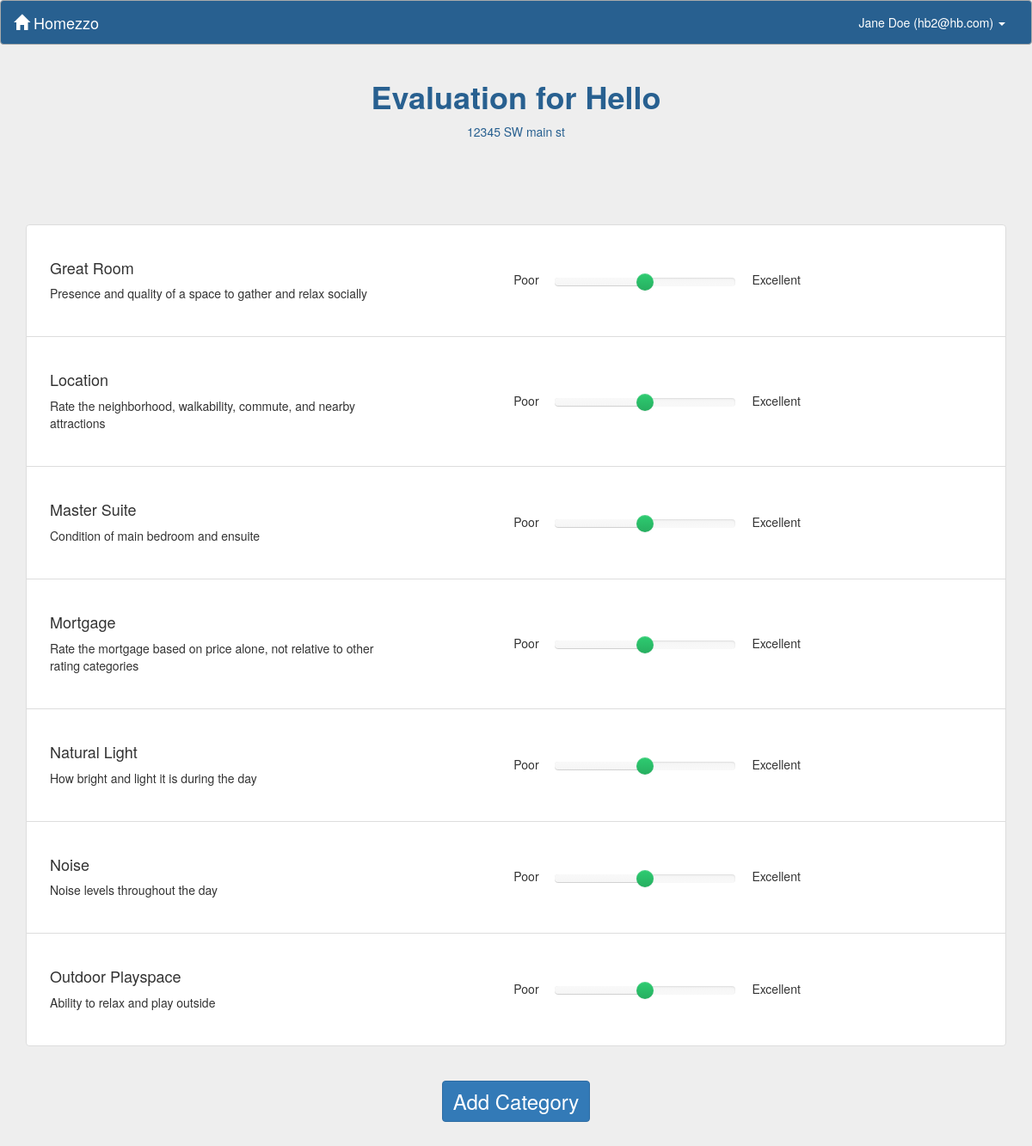
The app's page /eval/14/ (signed in) with its own data.
### RealEstate/apps/core/models.py (models this page shows, shortened)
class User(AbstractBaseUser, PermissionsMixin):
    _EMAIL_CONFIRMATION_MESSAGE = u"""
        Hello {name},

        Thank you for registering for {app_name}!
        Please login and then click the link below to complete registration:
            {email_confirmation_link}

    """
    email = models.EmailField(
        unique=True,
        verbose_name="Email Address",
        error_messages={
            'unique': ("A user with this email already "
                       "exists.")
        })
    first_name = models.CharField(max_length=30, verbose_name="First Name")
    last_name = models.CharField(max_length=30, verbose_name="Last Name")
    phone = models.CharField(max_length=20, blank=True,
                             validators=[
                                 RegexValidator(
                                     regex="^[0-9-()+]{10,20}$",
                                     message=("Please enter a valid phone "
                                              "number."),
                                     code='phone_format'
                                 )
                             ],
                             verbose_name="Phone Number")
    is_staff = models.BooleanField(
        default=False,
        help_text=("Designates whether the user can log into this admin "
                   "site."),
        verbose_name="Staff Status")
    is_active = models.BooleanField(
        default=True,
        help_text=("Designates whether this user should be treated as "
                   "active. Unselect this instead of deleting accounts."),
        verbose_name="Active")
    email_confirmed = models.BooleanField(
        default=False,
        help_text=("Designates if this user has confirmed their email "
                   "address or not."),
        verbose_name="Email Confirmed")
    email_confirmation_token = models.CharField(
        max_length=64,
        default=_generate_email_confirmation_token,
        editable=False,
        unique=True,
        verbose_name="Email Confirmation Token")
    objects = UserManager()
    USERNAME_FIELD = 'email'
    REQUIRED_FIELDS = ['first_name', 'last_name']
    _ALL_TYPES_ALLOWED = set(['Homebuyer', 'Realtor'])
    _HOMEBUYER_ONLY = set(['Homebuyer'])
    _REALTOR_ONLY = set(['Realtor'])
    class Meta:
        verbose_name = "User"
        verbose_name_plural = "Users"
    def get_full_name(self):
        return u"{first} {last}".format(first=self.first_name,
                                        last=self.last_name).strip()
    @property
    def role_object(self):
        has_homebuyer = hasattr(self, 'homebuyer')
        has_realtor = hasattr(self, 'realtor')
        if has_homebuyer:
            if has_realtor:
                raise IntegrityError("User {user} is registered as both a "
                                     "Homebuyer and a Realtor, which is not "
                                     "valid.".format(user=unicode(self)))
            return self.homebuyer
        elif has_realtor:
            return self.realtor
        return None

class BaseModel(models.Model):
    class Meta:
        abstract = True

class ValidateCategoryCoupleMixin(object):
    """
    This is mixed in through multiple inheritance because the logic is common
    to indirectly related objects.
    """

class House(BaseModel, ValidateCategoryCoupleMixin):
    _NICKNAME_MIN_LENGTH = 1
    nickname = models.CharField(max_length=128, verbose_name="Nickname")
    address = models.TextField(blank=True, verbose_name="Address")
    couple = models.ForeignKey('core.Couple', verbose_name="Couple")
    categories = models.ManyToManyField('core.Category', through='core.Grade',
                                        verbose_name="Categories")
    def __unicode__(self):
        return self.nickname
    def address_lines(self):
        return map(lambda line: line.strip(), self.address.split('\n'))
    class Meta:
        ordering = ['nickname']
        unique_together = (('nickname', 'couple'),)
        verbose_name = "House"
        verbose_name_plural = "Houses"

class Category(BaseModel):
    _SUMMARY_MIN_LENGTH = 1
    summary = models.CharField(max_length=128, verbose_name="Category Name")
    description = models.TextField(blank=True, verbose_name="Description")
    couple = models.ForeignKey('core.Couple', verbose_name="Couple")
    class Meta:
        ordering = ['summary']
        unique_together = (('summary', 'couple'),)
        verbose_name = "Category"
        verbose_name_plural = "Categories"

### RealEstate/apps/core/views.py (the view, shortened to what this page needs)
class EvalView(BaseView):
    _USER_TYPES_ALLOWED = User._HOMEBUYER_ONLY
    template_name = 'core/houseEval.html'
    def _permission_check(self, request, role, *args, **kwargs):
        house_id = kwargs.get('house_id', None)
        if role.couple.house_set.filter(id=house_id).exists():
            return True
        return False
    def _score_context(self):
        score_field = Grade._meta.get_field('score')
        score_choices = dict(score_field.choices)
        min_score = min(score for score in score_choices)
        max_score = max(score for score in score_choices)
        min_choice = score_choices[min_score]
        max_choice = score_choices[max_score]
        return {
            'min_score': min_score,
            'max_score': max_score,
            'min_choice': min_choice,
            'max_choice': max_choice,
            'default_score': score_field.default,
            'js_scores': json.dumps(score_choices),
        }
    def _weight_context(self):
        weight_field = CategoryWeight._meta.get_field('weight')
        weight_choices = dict(weight_field.choices)
        min_weight = min(weight for weight in weight_choices)
        max_weight = max(weight for weight in weight_choices)
        min_choice = weight_choices[min_weight]
        max_choice = weight_choices[max_weight]
        return {
            'min_weight': min_weight,
            'max_weight': max_weight,
            'min_weightchoice': min_choice,
            'max_weightchoice': max_choice,
            'default_weight': weight_field.default,
            'js_weight': json.dumps(weight_choices),
        }
    def get(self, request, *args, **kwargs):
        homebuyer = request.user.role_object
        couple = homebuyer.couple
        categories = Category.objects.filter(couple=couple)
        house = get_object_or_404(House, id=kwargs["house_id"])
        grades = Grade.objects.filter(house=house, homebuyer=homebuyer)
        graded = []
        for category in categories:
            missing = True
            for grade in grades:
                if grade.category.id is category.id:
                    graded.append((category, grade.score))
                    missing = False
                    break
            if missing:
                graded.append((category, None))
        context = {
            'couple': couple,
            'house': house,
            'grades': graded,
            'form': AddCategoryFromEvalForm()
        }
        context.update(self._weight_context())
        context.update(self._score_context())
        return render(request, self.template_name, context)

### RealEstate/apps/core/context_processors.py (called while the page is built)
def app_name(request):
    return {'app_name': settings.APP_NAME}

def async_login_form(request):
    context = {}
    if not request.user.is_authenticated():
        context['login_form'] = AuthenticationForm()
    return context

### RealEstate/apps/core/models.py (called while the page is built)
    @property
    def role_type(self):
        return 'Homebuyer'

### RealEstate/apps/core/views.py (called while the page is built)
    @method_decorator(login_required)
    def dispatch(self, request, *args, **kwargs):
        role = request.user.role_object
        if role and role.role_type in self._USER_TYPES_ALLOWED:
            if self._permission_check(request, role, *args, **kwargs):
                return super(BaseView, self).dispatch(request, *args, **kwargs)
        raise PermissionDenied

### RealEstate/apps/core/templates/core/houseEval.html (shortened to what this page needs)
{% extends "core/base.html" %}
{% load bootstrap3 %}
{% load staticfiles %}
{% block style %}
<link rel="stylesheet" type="text/css" href="{% static 'slide.min.css' %}" />
{% endblock %}
{% block header %}
  <div class="header" id="heading">
    <h1><strong> Evaluation for {{house}}</strong></h1>
    {% for line in house.address_lines %}
      <span>{{ line }}</span><br>
    {% endfor %}
  </div>
{% endblock header %}
{% block body %}
<ul class="list-group">
	{% for category, score in grades %}
		<li class="list-group-item">
			<div class="row" style="margin: 20px 0;">
			    <div class="col-sm-6 vcenter description">
					<h4 id='update_{{category.id}}'>{{category.summary}}</h4>
					{% if category.description %}
						<p>
							{{ category.description }}
						</p>
					{% endif %}
				</div>
				<div class="col-lg-6 vcenter rating center-block" >
					    <div class="inner-rating">
							<span class="help-text" id="helptext-L">{{min_choice}}</span>
							<span class="help-text" id="helptext-R">{{max_choice}}</span>
					</div>
				</div>
			</div>
		</li>
	{% endfor %}
</ul>
<center>
    <button type="button" class="btn btn-primary" data-toggle="modal" data-target="#addCategory">Add Category</button>
</center>
{% endblock %}

### RealEstate/apps/core/templates/core/base.html (shortened to what this page needs)
{% load bootstrap3 %}
{% load staticfiles %}
<!DOCTYPE html>
<html>
  <head>
    {% bootstrap_css %}
    <link rel="stylesheet" type="text/css" href="{% static 'style.css' %}" />
    <link rel="stylesheet" type="text/css" href="{% static 'login.css' %}"  />
    {% block style %}
    {% endblock %}
  </head>
  <body>
    {% with authenticated=user.is_authenticated %}
      {% block main %}
        <div id="main-content">
          <nav class="bs-blue-background navbar navbar-default">
            <div class="container-fluid">
              <div class="navbar-header">
                <a class="navbar-brand" href="{% url 'signup' %}">
                  <span class="glyphicon glyphicon-home" aria-hidden="true"></span>
                  {{ app_name }}
                </a>
              </div>
              <div class="collapse navbar-collapse" id="bs-example-navbar-collapse-1">
                <ul class="nav navbar-nav navbar-right">
                  {% if authenticated %}
                    <li class="dropdown">
                      <a href="#" class="dropdown-toggle" data-toggle="dropdown"
                         role="button" aria-haspopup="true" aria-expanded="false">
                         {{ user.get_full_name|default:"User"}} ({{user.email}})
                         <span class="caret"></span>
                      </a>
                    </li>
                  {% else %}
                    <li><a class="login-color" href="#" data-toggle="modal" data-target="#modal-login"> Log In</a></li>
                  {% endif %}
                </ul>
              </div>
            </div>
          </nav>
          <div class="container" style="margin-bottom:30px;">
            <div class="row">
              {% block header %}
              {% endblock %}
            </div>
            {% block messages %}
              <div class="row">
                <div class="col-sm-2"></div>
                 <div id="messages" class="col-sm-8" style="margin: 8px;text-align:center;">
                 </div>
                 <div class="col-sm-2"></div>
              </div>
            {% endblock %}
            {% block body %}
            {% endblock body %}
          </div>
        </div>
      {% endblock main %}
    {% endwith %}
  </body>
</html>

### RealEstate/apps/core/static/style.css (style rules this page uses)
html, body, #main-content { height: 100%; }
#main-content { overflow-y: auto; overflow-x: hidden; }
#main-content, .modal-content { background-color: #EEE; }
.bs-blue-background { background-color: rgb(40, 96, 144); border-color:#aaa; }
.bs-blue, #main-content .header, .modal-content label, .modal-header, .password-change label { color: rgb(40, 96, 144); }
nav.navbar * { color: white !important; }
.nav a { background-color:transparent !important; }
#main-content .header, .modal-header { text-align:center; }
ul.list-group { padding-top:30px; }
#heading { padding-bottom: 30px; }
.vcenter { display: inline-block; vertical-align: middle; float: none; margin-left:-3px; }
.rating { display: inline-block; }
.inner-rating { text-align: center; display: block; }
#helptext-L { padding-right: 15px; }
#helptext-R { padding-left: 15px; }
button.btn, a.btn { margin:20px; }
.modal-content button, #main-content button, #main-content .dashboard-buttons a { font-size: x-large; }

### records on screen
User: get_full_name "Jane Doe", email "hb2@hb.com"
House: nickname "Hello", address "12345 SW main st"
Category: summary "Great Room", description "Presence and quality of a space to gather and relax socially", min_choice "Poor", max_choice "Excellent"
Category: summary "Location", description "Rate the neighborhood, walkability, commute, and nearby attractions", min_choice "Poor", max_choice "Excellent"
Category: summary "Master Suite", description "Condition of main bedroom and ensuite", min_choice "Poor", max_choice "Excellent"
Category: summary "Mortgage", description "Rate the mortgage based on price alone, not relative to other rating categories", min_choice "Poor", max_choice "Excellent"
Category: summary "Natural Light", description "How bright and light it is during the day", min_choice "Poor", max_choice "Excellent"
Category: summary "Noise", description "Noise levels throughout the day", min_choice "Poor", max_choice "Excellent"
Category: summary "Outdoor Playspace", description "Ability to relax and play outside", min_choice "Poor", max_choice "Excellent"

### other values on screen
{{ app_name }} "Homezzo"
